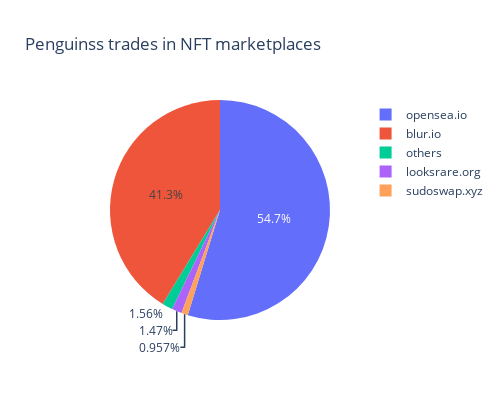

Notebook code for this chart:
### Code cell
#Make a pie chart according to source
a = penguins_event['orderSource'].value_counts()
c = pd.Series(sum(a[4:]), index= ['others']) #Create a new
b = a[:4].add(c, fill_value=0).sort_values(ascending=False)
labels= b.index
values= b
fig = go.Figure(data=[go.Pie(labels=labels, values=values)])
fig.update_layout(title_text = "Penguinss trades in NFT marketplaces", width =500, height = 400)
fig.show()

### Figure 1 — Plotly figure (JSON) as saved in the notebook; plotly's stock layout.template omitted (floating-point values rounded to 4 significant figures)
{"data": [{"labels": ["opensea.io", "blur.io", "others", "looksrare.org", "sudoswap.xyz"], "type": "pie", "values": [40342, 30423, 1147, 1087, 705]}], "layout": {"height": 400, "title": {"text": "Penguinss trades in NFT marketplaces"}, "width": 500}}
